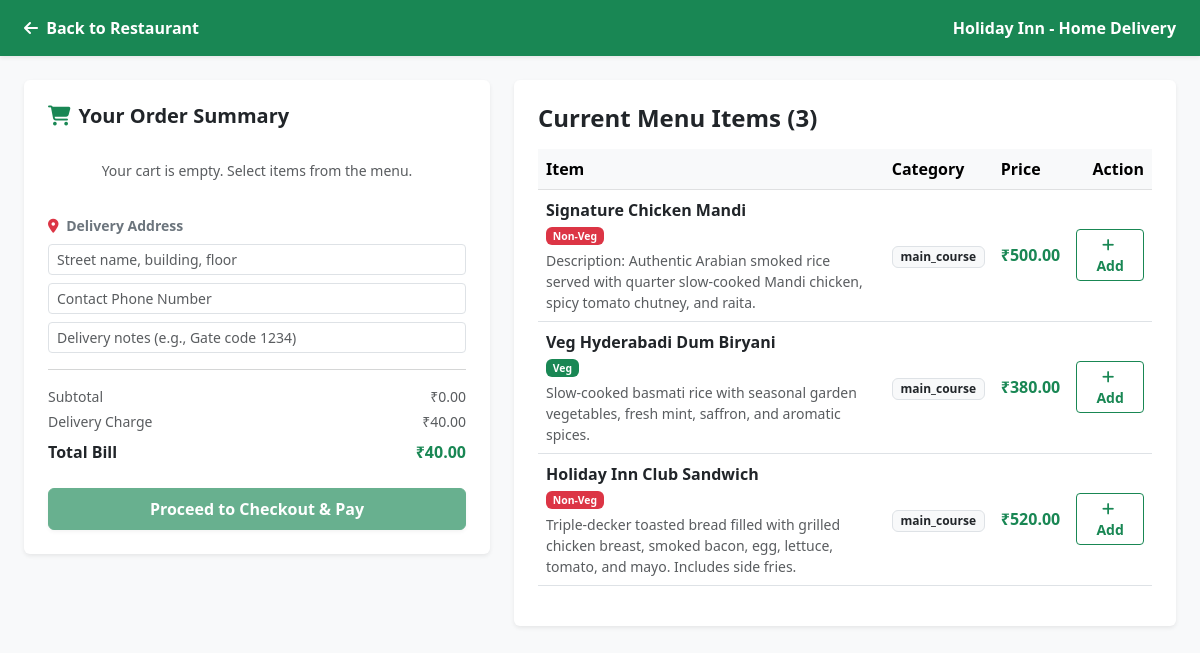
Screenshot of /customer/restaurant/8/home-delivery/ (signed in) with the database file from the repository.
### restaurants/models.py (models this page shows, shortened)
class Restaurant(models.Model):
    user = models.OneToOneField(User, on_delete=models.CASCADE, null=True, blank=True)
    business_name = models.CharField(max_length=255)
    slug = models.SlugField(unique=True, blank=True)
    owner_name = models.CharField(max_length=255)
    email = models.EmailField(unique=True)
    phone_number = models.CharField(max_length=20)
    pan_card = models.CharField(max_length=50, blank=True, null=True)
    gst_number = models.CharField(max_length=50, blank=True, null=True)
    fssai_license = models.CharField(max_length=50, blank=True, null=True)
    bank_account = models.CharField(max_length=50, blank=True, null=True)
    ifsc_code = models.CharField(max_length=20, blank=True, null=True)
    pan_document = models.FileField(upload_to='kyc_docs/', blank=True, null=True)
    gst_document = models.FileField(upload_to='kyc_docs/', blank=True, null=True)
    fssai_document = models.FileField(upload_to='kyc_docs/', blank=True, null=True)
    outside_view = models.ImageField(upload_to='restaurant_images/', blank=True, null=True)
    inside_view = models.ImageField(upload_to='restaurant_images/', blank=True, null=True)
    table_images = models.ImageField(upload_to='restaurant_images/', blank=True, null=True)
    room_images = models.ImageField(upload_to='restaurant_images/', blank=True, null=True)
    banquet_images = models.ImageField(upload_to='restaurant_images/', blank=True, null=True)
    rooftop_images = models.ImageField(upload_to='restaurant_images/', blank=True, null=True)
    bar_images = models.ImageField(upload_to='restaurant_images/', blank=True, null=True)
    is_verified = models.BooleanField(default=False)
    is_accepting_orders = models.BooleanField(default=True)
    created_at = models.DateTimeField(auto_now_add=True)

class MenuItem(models.Model):
    CATEGORY_CHOICES = [
        ('starters', 'Starters / Appetizers'),
        ('main_course', 'Main Course'),
        ('beverages', 'Beverages'),
        ('desserts', 'Desserts'),
        ('snacks', 'Snacks'),
    ]
    restaurant = models.ForeignKey(Restaurant, on_delete=models.CASCADE, related_name='menu_items')
    name = models.CharField(max_length=200)
    description = models.TextField(blank=True)
    price = models.DecimalField(max_digits=8, decimal_places=2)
    category = models.CharField(max_length=50, choices=CATEGORY_CHOICES, default='main_course')
    image = models.ImageField(upload_to='menu_items/', blank=True, null=True)
    is_available = models.BooleanField(default=True)
    is_veg = models.BooleanField(default=False)

### restaurants/views.py (the view, shortened to what this page needs)
# urls.py: path('customer/restaurant/<int:restaurant_id>/home-delivery/', views.customer_home_delivery, name='customer_home_delivery'),
@login_required
def customer_home_delivery(request, restaurant_id):
    restaurant = get_object_or_404(Restaurant, id=restaurant_id)
    menu_items = MenuItem.objects.filter(restaurant=restaurant)
    customer_orders = HomeDeliveryOrder.objects.filter(customer=request.user, restaurant=restaurant).order_by('-created_at')
    context = {
        'restaurant': restaurant,
        'menu_items': menu_items,
        'orders': customer_orders,  # Added this so the template can display order statuses
    }
    return render(request, 'restaurants/customer_home_delivery.html', context)

### templates/restaurants/customer_home_delivery.html (shortened to what this page needs)
<!DOCTYPE html>
<html lang="en">
<head>
    <link href="https://cdn.jsdelivr.net/npm/bootstrap@5.3.0/dist/css/bootstrap.min.css" rel="stylesheet">
    <link rel="stylesheet" href="https://cdnjs.cloudflare.com/ajax/libs/font-awesome/6.4.0/css/all.min.css">
</head>
<body class="bg-light">
<div class="bg-success text-white py-3 shadow-sm mb-4">
    <div class="container-fluid px-4 d-flex justify-content-between align-items-center">
        <a href="{% url 'customer_restaurant_view' restaurant.id %}" class="text-white text-decoration-none fw-bold">
            <i class="fas fa-arrow-left me-1"></i> Back to Restaurant
        </a>
        <span class="fw-semibold">{{ restaurant.business_name }} - Home Delivery</span>
    </div>
</div>
<div class="container-fluid px-4">
    <div class="row g-4">
        <div class="col-lg-5">
            <div class="card shadow-sm border-0 mb-4">
                <div class="card-body p-4">
                    <h5 class="fw-bold text-dark mb-3"><i class="fas fa-shopping-cart text-success me-2"></i>Your Order Summary</h5>
                    <div id="cart-items-container" class="mb-3">
                        <p class="text-muted small text-center py-3">Your cart is empty. Select items from the menu.</p>
                    </div>
                    <div class="mb-3">
                        <label class="form-label fw-bold small text-secondary"><i class="fas fa-map-marker-alt text-danger me-1"></i> Delivery Address</label>
                        <input type="text" id="delivery-address" class="form-control form-control-sm mb-2" placeholder="Street name, building, floor">
                        <input type="text" id="delivery-phone" class="form-control form-control-sm mb-2" placeholder="Contact Phone Number">
                        <input type="text" id="delivery-notes" class="form-control form-control-sm" placeholder="Delivery notes (e.g., Gate code 1234)">
                    </div>
                    <hr class="text-muted my-3">
                    <div class="d-flex justify-content-between small text-muted mb-1">
                        <span>Subtotal</span>
                        <span>₹<span id="subtotal-amount">0.00</span></span>
                    </div>
                    <div class="d-flex justify-content-between small text-muted mb-2">
                        <span>Delivery Charge</span>
                        <span>₹<span id="delivery-charge">40.00</span></span>
                    </div>
                    <div class="d-flex justify-content-between fw-bold fs-6 text-dark mb-4">
                        <span>Total Bill</span>
                        <span class="text-success">₹<span id="total-amount">40.00</span></span>
                    </div>
                    <button class="btn btn-success w-100 py-2 fw-bold shadow-sm" id="checkout-btn" data-bs-toggle="modal" data-bs-target="#paymentModal" disabled>
                        Proceed to Checkout & Pay
                    </button>
                </div>
            </div>
        </div>
        <div class="col-lg-7">
            <div class="card shadow-sm border-0">
                <div class="card-body p-4">
                    <div class="d-flex justify-content-between align-items-center mb-3">
                        <h4 class="fw-bold text-dark mb-0">Current Menu Items (<span id="menu-count">{{ menu_items|length }}</span>)</h4>
                    </div>
                    <div class="table-responsive">
                        <table class="table table-hover align-middle">
                            <thead class="table-light">
                                <tr>
                                    <th>Item</th>
                                    <th>Category</th>
                                    <th>Price</th>
                                    <th class="text-end">Action</th>
                                </tr>
                            </thead>
                            <tbody>
                                {% for item in menu_items %}
                                <tr>
                                    <td>
                                        <span class="fw-bold text-dark d-block">{{ item.name }}</span>
                                        {% if item.is_veg %}
                                            <span class="badge bg-success" style="font-size: 0.65rem;">Veg</span>
                                        {% else %}
                                            <span class="badge bg-danger" style="font-size: 0.65rem;">Non-Veg</span>
                                        {% endif %}
                                        <small class="text-muted d-block mt-1">{{ item.description|default:"Delicious and freshly prepared special." }}</small>
                                    </td>
                                    <td><span class="badge bg-light text-dark border">{{ item.category|default:"Main Course" }}</span></td>
                                    <td class="fw-bold text-success">₹{{ item.price }}</td>
                                    <td class="text-end">
                                        <button class="btn btn-sm btn-outline-success fw-semibold px-3 add-to-cart-btn"
                                                data-name="{{ item.name }}" data-price="{{ item.price }}">
                                            <i class="fas fa-plus me-1"></i> Add
                                        </button>
                                    </td>
                                </tr>
                                {% empty %}
                                <tr>
                                    <td colspan="4" class="text-center text-muted py-4">No menu items available for delivery.</td>
                                </tr>
                                {% endfor %}
                            </tbody>
                        </table>
                    </div>
                </div>
            </div>
        </div>
    </div>
</div>
</body>
</html>

### rows the page displays
Restaurant: business_name "Holiday Inn"
MenuItem: name "Signature Chicken Mandi", is_veg "Non-Veg", description "Description: Authentic Arabian smoked rice served with quarter slow-cooked Mandi chicken, spicy tomato chutney, and raita.", category "main_course", price "500.00"
MenuItem: name "Veg Hyderabadi Dum Biryani", is_veg "Veg", description "Slow-cooked basmati rice with seasonal garden vegetables, fresh mint, saffron, and aromatic spices.", category "main_course", price "380.00"
MenuItem: name "Holiday Inn Club Sandwich", is_veg "Non-Veg", description "Triple-decker toasted bread filled with grilled chicken breast, smoked bacon, egg, lettuce, tomato, and mayo. Includes side fries.", category "main_course", price "520.00"

### other values shown
{{ menu_items|length }} "3"
